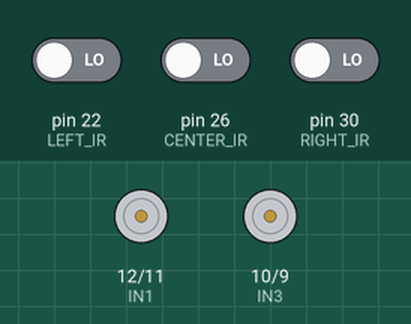
A sketch run on a simulated Arduino Mega 2560, built with avr-gcc and run on an emulated ATmega2560. On the bench: motor-driver pin pairs drawn as motors (green arrow = first pin HIGH = forward, orange = second pin HIGH = backward, longer = more drive, scaled by the enable pin). The inputs (shaded band) are chosen by the test bench; at power-on: pin 26 (CENTER_IR) LOW, pin 22 (LEFT_IR) LOW, pin 30 (RIGHT_IR) LOW.

Above: at 1.2 s.
1.3 s: pin 26 (CENTER_IR) driven HIGH
At 1.6 s:
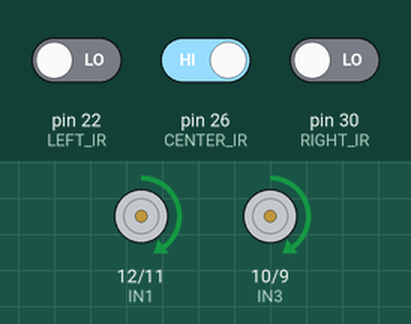
2.8 s: pin 22 (LEFT_IR) driven HIGH
At 3.9 s:
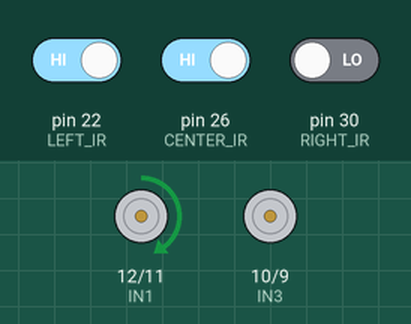
4.3 s: pin 30 (RIGHT_IR) driven HIGH
7.3 s: pin 22 (LEFT_IR) driven LOW
At 8.5 s:
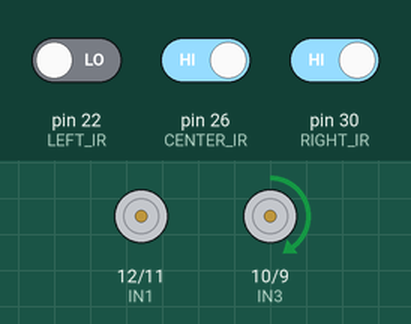
8.8 s: pin 26 (CENTER_IR) driven LOW
At 9.7 s:
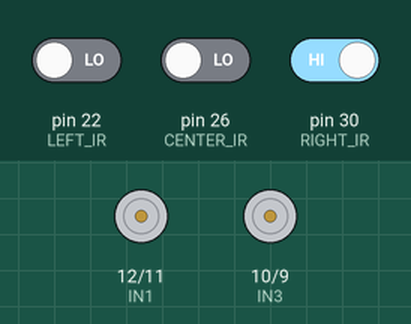
Timing chart, 0 to 11.3 s (numbered marks = the images above; inputs shaded):
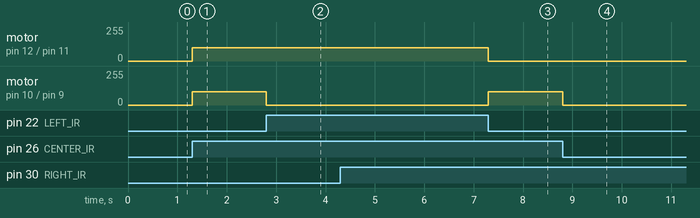

The sketch:

logicrun2a.ino
```cpp
// motor driver pins
#define ENA 13
#define IN1 12
#define IN2 11
#define IN3 10
#define IN4 9
#define ENB 8

// IR PINS
#define LEFT_IR 22
#define IR2 24 // this is the left ir sensor
#define CENTER_IR 26 // this is the middle sensor
#define IR3 28 // this is the right sensor
#define RIGHT_IR 30

int delayTime = 1000;
int motorspeed = 100;

#define ECHO_PIN 5 // Pin for HC-SR04 ultrasonic sensor echo
#define TRIG_PIN 4 // Pin for HC-SR04 ultrasonic sensor trigger

#define STOP_DISTANCE 5 // Distance at which the robot should stop (in cm)

// Distance threshold for obstacle avoidance
#define OBSTACLE_DISTANCE 20

int state;
bool atJunction = false;
// States for the robot
#define LINE_FOLLOWING 0
#define TURNING_RIGHT 1
#define FOLLOWING_DESTINATION 2
#define OBSTACLE_AVOIDANCE 3

void setup() {
  pinMode(LEFT_IR, INPUT);
  pinMode(CENTER_IR, INPUT);
  pinMode(RIGHT_IR, INPUT);

  pinMode(ENA, OUTPUT);
  pinMode(IN1, OUTPUT);
  pinMode(IN2, OUTPUT);
  pinMode(IN3, OUTPUT);
  pinMode(IN4, OUTPUT);
  pinMode(ENB, OUTPUT);

  analogWrite(ENA, motorspeed);
  analogWrite(ENB, motorspeed);

  pinMode(TRIG_PIN, OUTPUT);
  pinMode(ECHO_PIN, INPUT);
  Serial.begin(9600);
}

void loop() {

  int left = digitalRead(LEFT_IR);
  int center = digitalRead(CENTER_IR);
  int right = digitalRead(RIGHT_IR);

  if (state == 0) { // Following line
    if (center == 1 && left == 0 && right == 0) { // Move forward if center sensor detects line
      forward();
    } else if (center == 1 && left == 1 && right == 0) { // Turn left if left sensor detects line
      turnRight();
    } else if (center == 1 && left == 0 && right == 1) { // Turn right if right sensor detects line
      turnLeft();
    } else { // Stop if no sensors detect line
      stopTheCar();
    }

    // Check if the robot has reached a junction
    if (center == 1 && left == 1 && right == 1) {
      atJunction = true;
      state = 1; // Enter turn right state
    }

  } else if (state == 1) { // Turning right
    stopTheCar();
    turnRight();
    delay(delayTime); // Turn for 1 second
    state = 0; // Enter following line state

  } else if (state == 2) { // Following destination
    // TODO: Implement logic for following destination
  // Measure distance using HC-SR04 ultrasonic sensor
    digitalWrite(TRIG_PIN, LOW);
    delayMicroseconds(2);
    digitalWrite(TRIG_PIN, HIGH);
    delayMicroseconds(10);
    digitalWrite(TRIG_PIN, LOW);
    long duration = pulseIn(ECHO_PIN, HIGH);
    int distance = duration * 0.034 / 2; // Convert duration to cm
    Serial.println(distance);
    if (distance > STOP_DISTANCE) { // Move forward if no obstacle is detected
      forward();
    } else { // Turn around if obstacle is detected
      turnRight();
      delay(delayTime); // Delay for turn
      state = 0; // Enter line following state
    }
  }

}

void forward(){
  digitalWrite(IN1, HIGH);
  digitalWrite(IN2, LOW);
  digitalWrite(IN3, HIGH);
  digitalWrite(IN4, LOW);
  }

void turnRight(){
  digitalWrite(IN1, HIGH);
  digitalWrite(IN2, LOW);
  digitalWrite(IN3, LOW);
  digitalWrite(IN4, LOW);
  }

void turnLeft(){
  digitalWrite(IN1, LOW);
  digitalWrite(IN2, LOW);
  digitalWrite(IN3, HIGH);
  digitalWrite(IN4, LOW);
  }

void stopTheCar(){
  digitalWrite(IN1, LOW);
  digitalWrite(IN2, LOW);
  digitalWrite(IN3, LOW);
  digitalWrite(IN4, LOW);
  }
```

Measured:
- after the input at 1.3 s, motor on pin 12 (IN1) / pin 11 (IN2), motor on pin 10 (IN3) / pin 9 (IN4): stopped → forward 100/255 at once
- after the input at 2.8 s, motor on pin 10 (IN3) / pin 9 (IN4): forward 100/255 → stopped at once
- after the input at 7.3 s, motor on pin 12 (IN1) / pin 11 (IN2): forward 100/255 → stopped at once; motor on pin 10 (IN3) / pin 9 (IN4): stopped → forward 100/255 at once
- after the input at 8.8 s, motor on pin 10 (IN3) / pin 9 (IN4): forward 100/255 → stopped at once
